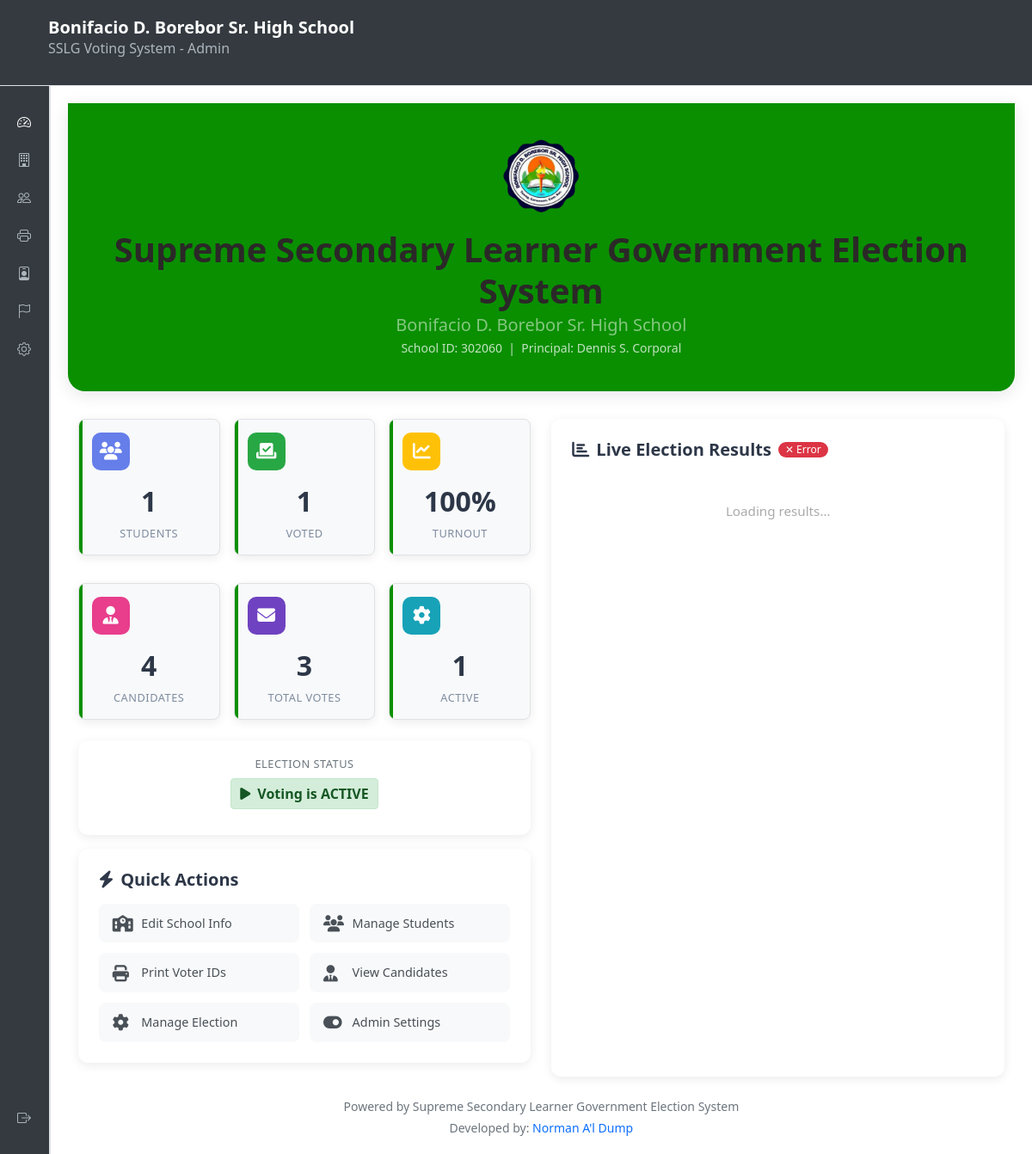
/admin/index.php (signed in), run on the app's committed database.
### tables this page shows
CREATE TABLE school_info (
            id INTEGER PRIMARY KEY AUTOINCREMENT,
            school_name TEXT NOT NULL DEFAULT 'Supreme Secondary Learner Government',
            school_address TEXT,
            school_logo TEXT,
            contact_email TEXT,
            contact_phone TEXT,
            created_at TEXT DEFAULT CURRENT_TIMESTAMP,
            updated_at TEXT DEFAULT CURRENT_TIMESTAMP
        , school_id_no TEXT DEFAULT NULL, principal_name TEXT DEFAULT NULL, logo_path TEXT);

### admin/index.php (the view, shortened to what this page needs)
<?php
$db = getDBConnection();
$election_status = $db->query("SELECT is_open FROM election_settings ORDER BY id DESC LIMIT 1")->fetch();
$voting_active = $election_status['is_open'] == 1;
$voting_closed = $election_status['is_open'] == 0;
$school_info      = $db->query("SELECT * FROM school_info LIMIT 1")->fetch();
$election_settings = $db->query("SELECT logo_path, theme_color FROM election_settings ORDER BY id DESC LIMIT 1")->fetch();
$settings = [
    'school_name'           => $school_info['school_name'] ?? 'Sample High School',
    'school_id'             => $school_info['school_id_no'] ?? 'SHS-2026',
    'principal'             => $school_info['principal_name'] ?? 'Dr. Juan Santos',
    'logo_path'             => $election_settings['logo_path'] ?? '../assets/images/logo_1770105233.png',
    'theme_color'           => $election_settings['theme_color'] ?? '#007a1b',
    'school_classification' => 'Small',
];
$school_level = $settings['school_level'] ?? 'Junior High School';
$system_title = $school_level === 'Elementary'
    ? "Supreme Elementary Learner Government Election System"
    : "Supreme Secondary Learner Government Election System";
$total_students  = $db->query("SELECT COUNT(*) FROM users WHERE role = 'voter'")->fetchColumn();
$voted_students  = $db->query("SELECT COUNT(DISTINCT voter_id) FROM votes")->fetchColumn();
$turnout         = $total_students > 0 ? round(($voted_students / $total_students) * 100, 2) : 0;
$total_candidates = $db->query("SELECT COUNT(*) FROM candidates")->fetchColumn();
$total_votes     = $db->query("SELECT COUNT(*) FROM votes")->fetchColumn();
$active_students = $db->query("SELECT COUNT(*) FROM users WHERE role = 'voter' AND is_active = 1")->fetchColumn();
include '../includes/admin_header.php';
include '../includes/admin_sidebar.php';
?>
<div class="admin-content">
    <div class="dashboard-header">
        <div class="container text-center">
            <?php if (!empty($settings['logo_path']) && file_exists($settings['logo_path'])): ?>
                <img src="<?= htmlspecialchars($settings['logo_path']) ?>" alt="School Logo" class="school-logo mb-3">
            <?php else: ?>
                <div class="school-logo bg-white d-inline-flex align-items-center justify-content-center mb-3 rounded-circle" style="color: #667eea; font-weight: bold; font-size: 1.2em;">LOGO</div>
            <?php endif; ?>
            <h1 class="display-6 mb-1 fw-bold"><?= htmlspecialchars($system_title) ?></h1>
            <h2 class="h5 text-white-50 mb-1"><?= htmlspecialchars($settings['school_name']) ?></h2>
            <p class="mb-0 opacity-75 small">School ID: <?= htmlspecialchars($settings['school_id']) ?> &nbsp;|&nbsp; Principal: <?= htmlspecialchars($settings['principal']) ?></p>
        </div>
    </div>
    <div class="container-fluid">
        <div class="row g-4">
            <div class="col-xl-6 col-lg-7">
                <div class="row g-3 mb-2">
                    <div class="col-4">
                        <div class="stat-card students">
                            <div class="stat-icon"><i class="fas fa-users"></i></div>
                            <div class="stat-value"><?= $total_students ?></div>
                            <div class="stat-label">Students</div>
                        </div>
                    </div>
                    <div class="col-4">
                        <div class="stat-card voted">
                            <div class="stat-icon"><i class="fas fa-vote-yea"></i></div>
                            <div class="stat-value"><?= $voted_students ?></div>
                            <div class="stat-label">Voted</div>
                        </div>
                    </div>
                    <div class="col-4">
                        <div class="stat-card turnout">
                            <div class="stat-icon"><i class="fas fa-chart-line"></i></div>
                            <div class="stat-value"><?= $turnout ?>%</div>
                            <div class="stat-label">Turnout</div>
                        </div>
                    </div>
                    <div class="col-4">
                        <div class="stat-card candidates">
                            <div class="stat-icon"><i class="fas fa-user-tie"></i></div>
                            <div class="stat-value"><?= $total_candidates ?></div>
                            <div class="stat-label">Candidates</div>
                        </div>
                    </div>
                    <div class="col-4">
                        <div class="stat-card votes">
                            <div class="stat-icon"><i class="fas fa-envelope"></i></div>
                            <div class="stat-value"><?= $total_votes ?></div>
                            <div class="stat-label">Total Votes</div>
                        </div>
                    </div>
                    <div class="col-4">
                        <div class="stat-card active">
                            <div class="stat-icon"><i class="fas fa-cog"></i></div>
                            <div class="stat-value"><?= $active_students ?></div>
                            <div class="stat-label">Active</div>
                        </div>
                    </div>
                </div>
                <div class="voting-status-box">
                    <h6 class="mb-2 fw-semibold text-muted text-uppercase" style="font-size:.8rem; letter-spacing:.5px;">Election Status</h6>
                    <?php if ($voting_closed): ?>
                        <div class="status-indicator status-closed">
                            <i class="fas fa-lock me-2"></i>Voting is CLOSED
                        </div>
                    <?php elseif ($voting_active): ?>
                        <div class="status-indicator status-active">
                            <i class="fas fa-play me-2"></i>Voting is ACTIVE
                        </div>
                    <?php else: ?>
                        <div class="status-indicator status-inactive">
                            <i class="fas fa-pause me-2"></i>Voting is INACTIVE
                        </div>
                    <?php endif; ?>
                </div>
                <div class="quick-actions">
                    <h5><i class="fas fa-bolt me-2"></i>Quick Actions</h5>
                    <div class="action-grid">
                        <a href="school.php" class="action-btn"><i class="fas fa-school"></i><span>Edit School Info</span></a>
                        <a href="students.php" class="action-btn"><i class="fas fa-users"></i><span>Manage Students</span></a>
                        <a href="print_ids.php" class="action-btn"><i class="fas fa-print"></i><span>Print Voter IDs</span></a>
                        <a href="candidates.php" class="action-btn"><i class="fas fa-user-tie"></i><span>View Candidates</span></a>
                        <a href="election.php" class="action-btn"><i class="fas fa-cog"></i><span>Manage Election</span></a>
                        <a href="settings.php" class="action-btn"><i class="fas fa-toggle-on"></i><span>Admin Settings</span></a>
                    </div>
                </div>
            </div>
            <div class="col-xl-6 col-lg-5">
                <div class="live-results-panel">
                    <h5>
                        <i class="fas fa-chart-bar"></i>
                        Live Election Results
                        <span class="refresh-badge" id="refreshBadge">● Live</span>
                    </h5>
                    <div id="liveResultsContainer">
                        <div class="no-data">Loading results…</div>
                    </div>
                </div>
            </div>
        </div>
        <div class="text-center mt-4 text-muted">
            <p class="mb-1 small">Powered by <?= htmlspecialchars($system_title) ?></p>
            <p class="mb-0 small">Developed by: <a href="https://www.facebook.com/Dealca27" target="_blank" class="text-primary text-decoration-none">Norman A'l Dump</a></p>
        </div>
    </div>
</div>
<?php include '../includes/admin_footer.php'; ?>

### assets/css/style.css (style rules this page uses)
body { font-family: 'Segoe UI', Tahoma, Geneva, Verdana, sans-serif; background-color: #fff; }
.stat-label { font-size: 0.9em; opacity: 0.9; }

### assets/css/admin_style.css (style rules this page uses)
:root { --bg-color: #ffffff; --text-color: #2b2828; --card-bg: #fff; --card-border: #dee2e6; --sidebar-bg: #343a40; --sidebar-text: #adb5bd; --sidebar-text-active: #fff; --header-bg: #343a40; --header-text: #fff; --table-border: #dee2e6; }
body { background-color: var(--bg-color); color: var(--text-color); opacity: 0; transition: opacity 0.35s ease, background-color 0.3s, color 0.3s; }
body.page-loaded { opacity: 1; }
.admin-content h2, .admin-content h1, .admin-content h4 { color: var(--text-color); margin-bottom: 20px; }

### includes/admin_header.php (style rules this page uses)
.admin-content .stat-card { background: #f8f9fa; padding: 15px; border-radius: 8px; text-align: center; border: 1px solid #dfe1e5; }
.admin-content .stat-value { font-size: 1.8em; font-weight: bold; color: #202124; display: block; }
.admin-content .stat-label { font-size: 0.8em; color: #5f6368; }
.admin-content .status-indicator { background: #d4edda; color: #155724; padding: 5px 10px; border-radius: 4px; font-weight: bold; margin-bottom: 10px; border: 1px solid #c3e6cb; }

### data on the page
school_info: school_name "Bonifacio D. Borebor Sr. High School", school_id_no "302060", principal_name "Dennis S. Corporal"

### other printed values
SCHOOL_NAME "Bonifacio D. Borebor Sr. High School"
$system_title "Supreme Secondary Learner Government Election System"
$total_students "1"
$voted_students "1"
$turnout "100"
$total_candidates "4"
$total_votes "3"
$active_students "1"
